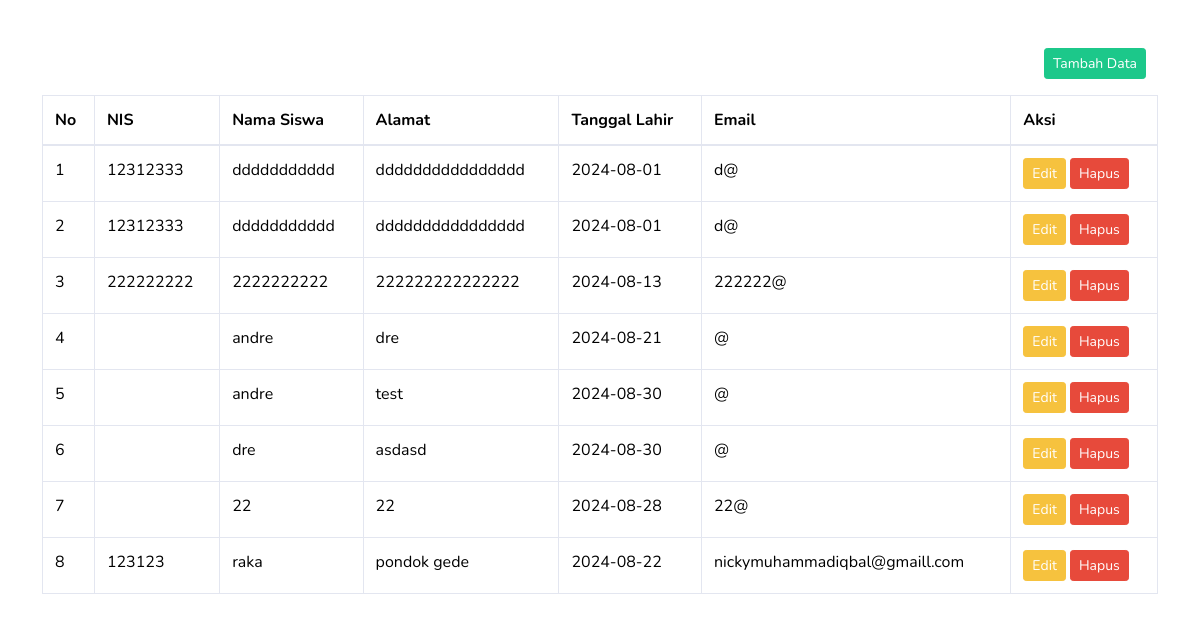
Page /dashboard.php on the committed database.
### tables this page shows
CREATE TABLE `siswa` (
  `id` int(11) NOT NULL,
  `user_id` int(11) NOT NULL,
  `nis` varchar(12) NOT NULL,
  `nama_siswa` varchar(50) NOT NULL,
  `alamat` varchar(50) NOT NULL,
  `tanggal_lahir` date NOT NULL,
  `email` varchar(50) NOT NULL,
  `password` varchar(50) NOT NULL,
  `created_at` timestamp NOT NULL DEFAULT current_timestamp(),
  `updated_at` timestamp NOT NULL DEFAULT current_timestamp() ON UPDATE current_timestamp()
);

### dashboard.php (the view, shortened to what this page needs)
<?php
include "./admin/koneksi/koneksi.php";
$query = mysqli_query($koneksi, "SELECT * FROM siswa ORDER BY id ASC");
?>
<!DOCTYPE html>
<html lang="en">
<head>
    <link href="https://cdnjs.cloudflare.com/ajax/libs/font-awesome/6.0.0-beta3/css/all.min.css" rel="stylesheet">
    <link href="https://cdn.jsdelivr.net/npm/bootstrap@5.3.3/dist/css/bootstrap.min.css" rel="stylesheet"
>
    <link href="admin/vendor/fontawesome-free/css/all.min.css" rel="stylesheet" type="text/css">
    <link href="admin/css/sb-admin-2.min.css" rel="stylesheet">
</head>
<body id="page-top">
    <div id="wrapper">
        <div class="container">
            <div class="row py-5">
                <div class="d-flex justify-content-end mb-3">
                    <a href="form.php" class="btn btn-success btn-sm"><i class="bi bi-plus"></i>Tambah Data</a>
                </div>
                <table class="table table-bordered">
                    <thead>
                        <tr>
                            <th>No</th>
                            <th>NIS</th>
                            <th>Nama Siswa</th>
                            <th>Alamat</th>
                            <th>Tanggal Lahir</th>
                            <th>Email</th>
                            <th>Aksi</th>
                        </tr>
                    </thead>
                    <tbody>
                        <?php $no = 1;
                        while ($row = mysqli_fetch_assoc($query)): ?>
                            <tr>
                                <td><?php echo $no++ ?></td>
                                <td><?php echo $row['nis'] ?></td>
                                <td><?php echo $row['nama_siswa'] ?></td>
                                <td><?php echo $row['alamat'] ?></td>
                                <td><?php echo $row['tanggal_lahir'] ?></td>
                                <td><?php echo $row['email'] ?></td>
                                <td>
                                    <a href="edit-form.php?action=3&id=<?= $row['id'] ?>" class="btn btn-sm btn-warning">Edit</a>
                                    <a href="admin/crud/update.php?action=9&id=<?= $row['id'] ?>"
                                        onclick="return confirm('Apakah anda yakin ingin menghapus ini?')"
                                        class="btn btn-sm btn-danger"><i class="bi bi-trash"></i>Hapus</a>
                                </td>
                            </tr> <?php endwhile ?>
                    </tbody>
                </table>
            </div>
        </div>
</body>
</html>

### rows in the picture
siswa: nis "12312333", nama_siswa "ddddddddddd", alamat "dddddddddddddddd", tanggal_lahir "2024-08-01", email "d@"
siswa: nis "12312333", nama_siswa "ddddddddddd", alamat "dddddddddddddddd", tanggal_lahir "2024-08-01", email "d@"
siswa: nis "222222222", nama_siswa "2222222222", alamat "222222222222222", tanggal_lahir "2024-08-13", email "222222@"
siswa: nama_siswa "andre", alamat "dre", tanggal_lahir "2024-08-21", email "@"
siswa: nama_siswa "andre", alamat "test", tanggal_lahir "2024-08-30", email "@"
siswa: nama_siswa "dre", alamat "asdasd", tanggal_lahir "2024-08-30", email "@"
siswa: nama_siswa "22", alamat "22", tanggal_lahir "2024-08-28", email "22@"
siswa: nis "123123", nama_siswa "raka", alamat "pondok gede", tanggal_lahir "2024-08-22", email "nickymuhammadiqbal@gmaill.com"
